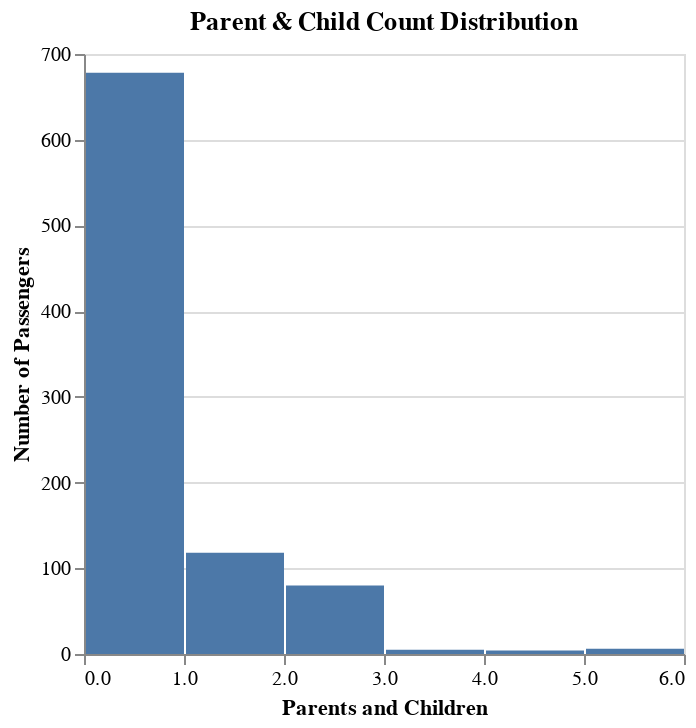

Notebook code for this chart:
### Code cell
# A histogram showing the distribution of parent/child counts
alt.Chart(titanic).mark_bar(

).encode(
    x=alt.X('Parch', bin=True, title='Parents and Children'),
    y=alt.Y('count()', title='Number of Passengers')
).properties(
    width=300,
    title='Parent & Child Count Distribution'
)

### Figure 1 — Vega-Lite specification as saved in the notebook (floating-point values rounded to 4 significant figures; data arrays with more than 128 entries replaced by an {"elided": "..."} marker saying what was removed)
{"config": {"view": {"continuousWidth": 400, "continuousHeight": 300}}, "data": {"name": "data-17b5a9272cdb76617ac540c5321e65cb"}, "mark": "bar", "encoding": {"x": {"bin": true, "field": "Parch", "title": "Parents and Children", "type": "quantitative"}, "y": {"aggregate": "count", "title": "Number of Passengers", "type": "quantitative"}}, "title": "Parent & Child Count Distribution", "width": 300, "$schema": "https://vega.github.io/schema/vega-lite/v4.17.0.json", "datasets": {"data-17b5a9272cdb76617ac540c5321e65cb": {"elided": "891 records"}}}
